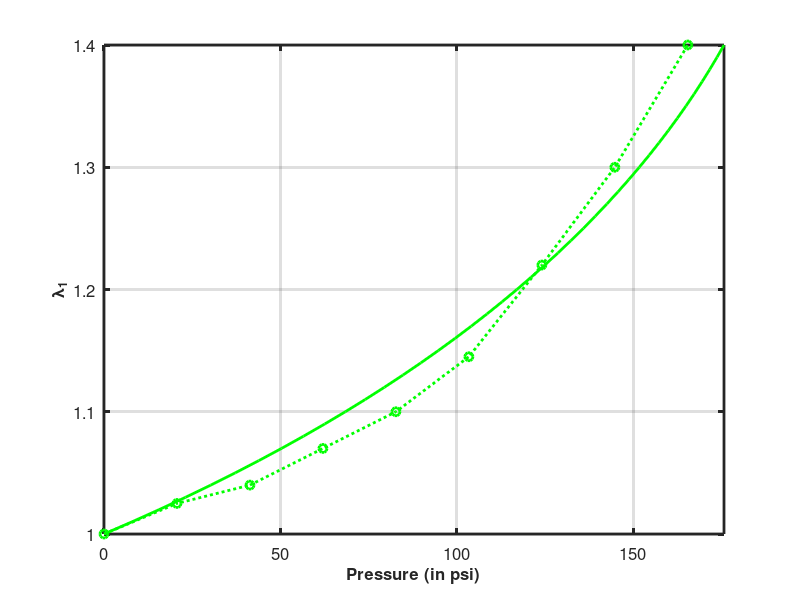

Write the MATLAB code that produced this figure.
% close all

lambda1 = [1.000:.01:1.4];

for n = 2

switch n
    case 1
%% For 88 60 angles

C1 =  0.551501509158298   ; C2 = 0.000000005245973; % for default
Pvslambda = lambda1.^(-3).*(C2.*(0.113499E9+(-0.925926E0).*lambda1.^12+ ...
  lambda1.^6.*(0.589272E8+(-0.481951E7).*((-1).*((-4)+lambda1.^2).*( ...
  2+lambda1.^2.*((-1)+cos((1/45).*pi)))).^(1/2))+lambda1.^10.*( ...
  0.133686E4+(-0.187604E2).*((-1).*((-4)+lambda1.^2).*(2+ ...
  lambda1.^2.*((-1)+cos((1/45).*pi)))).^(1/2))+lambda1.^8.*(( ...
  -0.55452E6)+0.193475E5.*((-1).*((-4)+lambda1.^2).*(2+lambda1.^2.*( ...
  (-1)+cos((1/45).*pi)))).^(1/2))+lambda1.^2.*((-0.28788E8)+ ...
  0.140044E7.*((-1).*((-4)+lambda1.^2).*(2+lambda1.^2.*((-1)+cos(( ...
  1/45).*pi)))).^(1/2))+lambda1.^4.*((-0.201449E9)+0.174455E9.*((-1) ...
  .*((-4)+lambda1.^2).*(2+lambda1.^2.*((-1)+cos((1/45).*pi)))).^( ...
  1/2))+(-0.147214E9).*((-1).*((-4)+lambda1.^2).*(2+lambda1.^2.*(( ...
  -1)+cos((1/45).*pi)))).^(1/2))+C1.*(0.497884E8+0.833144E2.* ...
  lambda1.^10+lambda1.^6.*(0.286096E8+(-0.13927E7).*((-1).*((-4)+ ...
  lambda1.^2).*(2+lambda1.^2.*((-1)+cos((1/45).*pi)))).^(1/2))+ ...
  lambda1.^8.*((-0.103106E6)+0.168805E4.*((-1).*((-4)+lambda1.^2).*( ...
  2+lambda1.^2.*((-1)+cos((1/45).*pi)))).^(1/2))+lambda1.^2.*(( ...
  -0.187616E8)+0.614331E6.*((-1).*((-4)+lambda1.^2).*(2+lambda1.^2.* ...
  ((-1)+cos((1/45).*pi)))).^(1/2))+lambda1.^4.*((-0.104873E9)+ ...
  0.146009E9.*((-1).*((-4)+lambda1.^2).*(2+lambda1.^2.*((-1)+cos(( ...
  1/45).*pi)))).^(1/2))+(-0.126711E9).*((-1).*((-4)+lambda1.^2).*(2+ ...
  lambda1.^2.*((-1)+cos((1/45).*pi)))).^(1/2))).*(0.109471E4+0.1E1.* ...
  lambda1.^4+lambda1.^2.*((-0.550023E3)+0.202612E2.*((-1).*((-4)+ ...
  lambda1.^2).*(2+lambda1.^2.*((-1)+cos((1/45).*pi)))).^(1/2))+( ...
  -0.278604E4).*((-1).*((-4)+lambda1.^2).*(2+lambda1.^2.*((-1)+cos(( ...
  1/45).*pi)))).^(1/2)).^(-1).*(0.412518E3+(-0.1E1).*lambda1.^2+( ...
  -0.202612E2).*((-1).*((-4)+lambda1.^2).*(2+lambda1.^2.*((-1)+cos(( ...
  1/45).*pi)))).^(1/2)).^(-2);
% plot(-Pvslambda*145.08,lambda1,'r','linewidth',2)
% hold on

    case 2
        C1 = 0.613441350420766 ; C2 =  0.000000002169605;% for corrected
Pvslambda =  lambda1.^(-3).*(C2.*(0.645074E1+(-0.168523E-4).*lambda1.^12+ ...
  lambda1.^6.*(0.542854E1+(-0.129347E1).*((2+lambda1.^2.*((-1)+cos(( ...
  1/18).*pi))).*(2+lambda1.^2.*((-1)+sin((13/90).*pi)))).^(1/2))+ ...
  lambda1.^10.*(0.398746E-2+(-0.182441E-3).*((2+lambda1.^2.*((-1)+ ...
  cos((1/18).*pi))).*(2+lambda1.^2.*((-1)+sin((13/90).*pi)))).^(1/2) ...
  )+lambda1.^8.*((-0.277467E0)+0.308342E-1.*((2+lambda1.^2.*((-1)+ ...
  cos((1/18).*pi))).*(2+lambda1.^2.*((-1)+sin((13/90).*pi)))).^(1/2) ...
  )+lambda1.^2.*((-0.195588E1)+0.297931E0.*((2+lambda1.^2.*((-1)+ ...
  cos((1/18).*pi))).*(2+lambda1.^2.*((-1)+sin((13/90).*pi)))).^(1/2) ...
  )+lambda1.^4.*((-0.142941E2)+0.926529E1.*((2+lambda1.^2.*((-1)+ ...
  cos((1/18).*pi))).*(2+lambda1.^2.*((-1)+sin((13/90).*pi)))).^(1/2) ...
  )+(-0.55518E1).*((2+lambda1.^2.*((-1)+cos((1/18).*pi))).*(2+ ...
  lambda1.^2.*((-1)+sin((13/90).*pi)))).^(1/2))+C1.*(0.230495E1+ ...
  0.195115E-3.*lambda1.^10+lambda1.^6.*(0.186627E1+(-0.285597E0).*(( ...
  2+lambda1.^2.*((-1)+cos((1/18).*pi))).*(2+lambda1.^2.*((-1)+sin(( ...
  13/90).*pi)))).^(1/2))+lambda1.^8.*((-0.395713E-1)+0.211229E-2.*(( ...
  2+lambda1.^2.*((-1)+cos((1/18).*pi))).*(2+lambda1.^2.*((-1)+sin(( ...
  13/90).*pi)))).^(1/2))+lambda1.^2.*((-0.997159E0)+0.106455E0.*((2+ ...
  lambda1.^2.*((-1)+cos((1/18).*pi))).*(2+lambda1.^2.*((-1)+sin(( ...
  13/90).*pi)))).^(1/2))+lambda1.^4.*((-0.558977E1)+0.522843E1.*((2+ ...
  lambda1.^2.*((-1)+cos((1/18).*pi))).*(2+lambda1.^2.*((-1)+sin(( ...
  13/90).*pi)))).^(1/2))+(-0.359838E1).*((2+lambda1.^2.*((-1)+cos(( ...
  1/18).*pi))).*(2+lambda1.^2.*((-1)+sin((13/90).*pi)))).^(1/2))).*( ...
  0.156267E3+0.1E1.*lambda1.^4+lambda1.^2.*((-0.901381E2)+ ...
  0.108259E2.*((2+lambda1.^2.*((-1)+cos((1/18).*pi))).*(2+ ...
  lambda1.^2.*((-1)+sin((13/90).*pi)))).^(1/2))+(-0.243957E3).*((2+ ...
  lambda1.^2.*((-1)+cos((1/18).*pi))).*(2+lambda1.^2.*((-1)+sin(( ...
  13/90).*pi)))).^(1/2)).^(-1).*(0.288411E0+(-0.42662E-2).* ...
  lambda1.^2+(-0.461855E-1).*((2+lambda1.^2.*((-1)+cos((1/18).*pi))) ...
  .*(2+lambda1.^2.*((-1)+sin((13/90).*pi)))).^(1/2)).^(-2);
plot(-Pvslambda*145.08*6.89476,lambda1,'g','linewidth',2)
Material_fit = [-Pvslambda'*145.08 lambda1'];
save('Material_fit_6088.mat','Material_fit');
    otherwise
        disp('enter 1 for actual angles, and 2 for corrected angles')
end
end

hold on
P_exp = [0:3:24]*6.89476;
lambda1_exp =  [1
    1.0250
    1.0400
    1.0700
    1.1000
    1.1450
    1.2200
    1.3000
    1.4000]';
% plot(P_exp,lambda1_exp,'go:','linewidth',2)
% h = legend('88,60 degrees fit','Corrected angles (85,58)','Experimental');
% h = legend('Corrected angles (85,58)','Experimental');
% h.FontSize = 14;
% h.FontWeight = 'bold';
% xlim([0 26])
% grid on
% title ('Mooney Rivlin fit (60,88)','Fontweight','bold','fontsize',12)
% set(gca,'linewidth',1.5,'FontSize',16,'fontweight','bold')
% xlabel('Pressure (in psi)','fontweight','bold','fontsize',20)
% ylabel('\lambda_1','fontweight','bold','fontsize',20)
plot(P_exp,lambda1_exp,'go:','linewidth',2)
% h = legend('60 deg fit','60 deg Exp.');
% h.FontSize = 12;
% h.FontWeight = 'bold';
xlim([0 max(abs(Pvslambda)*145.08*6.89476)])
grid on


set(gca,'linewidth',2,'FontSize',12)

xlabel('Pressure (in psi)','fontweight','bold','fontsize',12)
ylabel('\lambda_1','fontweight','bold','fontsize',12)